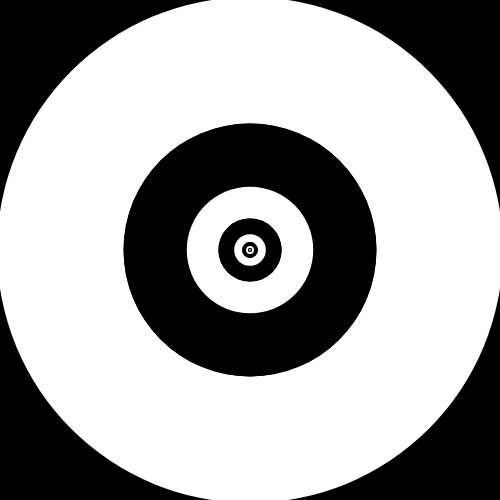
Frame 1 (no input)
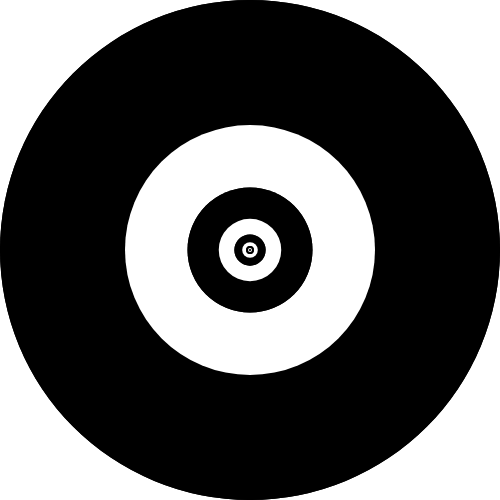
Frame 60 (no input)
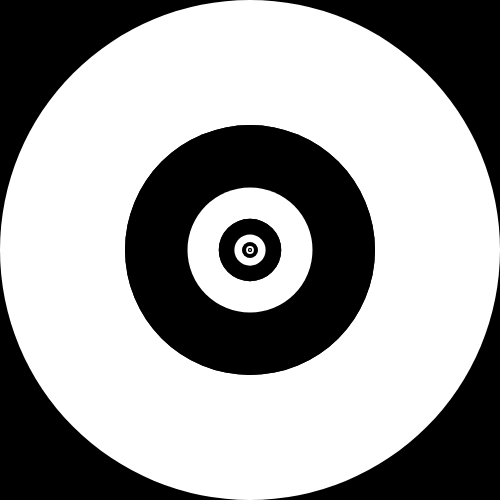
Frame 120 (the mouse pressed at the canvas centre since frame 60)

The p5.js sketch that drew these frames (run headless with seeded random() and noise() and a simulated clock; from frame 60 on, the mouse is pressed at the canvas centre):

// p5.js sketch
// ── sketch.js
class Shape {
    relX;
    relY;
    relR;
    color;

    constructor(relX, relY, relR, color) {
        this.relX = relX;
        this.relY = relY;
        this.relR = relR;
        this.color = color;
    }
}

const shapes = [
    new Shape(0, 0, 1, "black"),
    new Shape(0, 0, .5, "white"),
    new Shape(0, 0, .25, "black")
];

const recurseMillis = 2000;
const recurseRatio = shapes.slice(-1)[0].relR;

function setup() {
    width = 500;
    height = 500;
    createCanvas(width, height);
    startMillis = millis();
    noStroke();
}

function drawRecursive(r) {
    if (r < 0.25) {
        // Too small to be worth drawing; stop
        return;
    }
    for (const shape of shapes) {
        fill(shape.color);
        circle(shape.relX * r, shape.relY * r, 2 * shape.relR * r);
    }
    drawRecursive(recurseRatio * r);
}

function draw() {
    background(255);
    translate(width/2, height/2);
    const elapsedMillis = millis() - startMillis;

    const loopProgress = elapsedMillis % recurseMillis / recurseMillis;
    const zoom = (1 / recurseRatio) ** (loopProgress);
    drawRecursive(height * zoom);
}

// Don't need to call new js(); here - https://github.com/processing/p5.js/issues/4985

// ── sketch.html
<html>
    <head>
        <script src="https://cdn.jsdelivr.net/npm/p5/lib/p5.js"></script>
        <script src="sketch.js"></script>
    </head>
    <body>
    </body>
</html>
